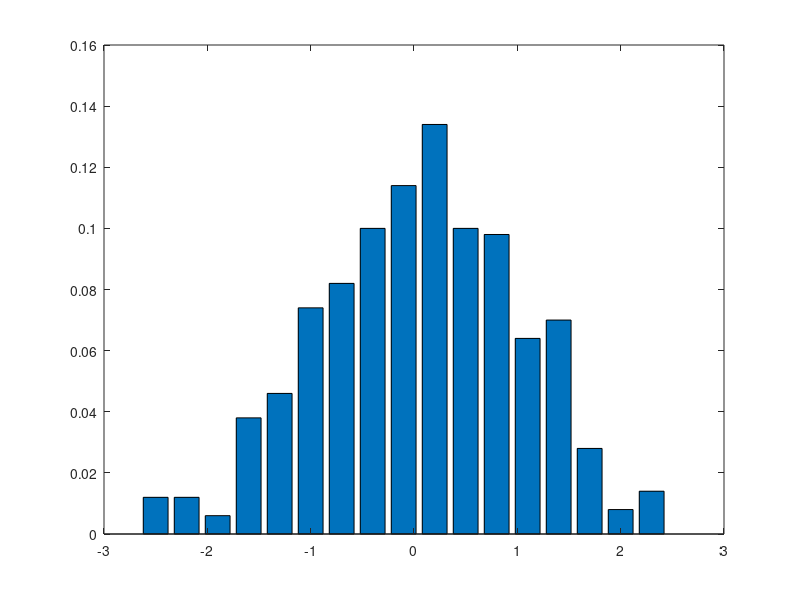

Write the MATLAB code that produced this figure. (Note: this script raises an error after producing the figure.)
n = 500;
nHist = ceil(2*n^(1/3));
mu = 0;
a = .3;
c = (-2.5 + mu):0.3:(2.5 + mu);
X = sort(randn(n,1)) + mu;
epdf = hist(X,c)/n;
bar(c, epdf)
if sum(epdf == 0)>0
	error('0 in histogram.')
end
alpha = 0.05;

if 0
	%% renyi
	k = length(epdf);
	doubleSum = sum((epdf.^(a)) .* (pdf('norm',c,0,1)).^(1-a));
	logOfSum = log(doubleSum)
	const =2*k/(a*(a-1))
	stat = const * logOfSum
	
end
if 0
	%% T_alpha
	k = length(epdf);
	doubleSum = sum((epdf.^(a)) .* (pdf('norm',c,0,1)).^(1-a))
	const =2*k/(a*(a-1))
	stat = const * (doubleSum - 1)
end
if 1
end

chiQuant = icdf('chi2', [alpha/2, 1 - alpha/2], k - 1)

[h_ks, p_ks, stat_ks] = kstest(X);
disp('kolmogorov-Smirnov')
disp([h_ks, p_ks, stat_ks])

 [X1 w1] = getLeptonJetsRamData('muo', 1:leptonJetType.numTypes,...
          'njets',njets, data{l}{2}, data{l}{3});
